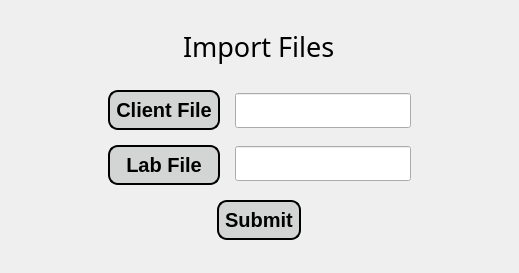
<?xml version="1.0" encoding="UTF-8"?>
<ui version="4.0">
 <class>importPage</class>
 <widget class="QMainWindow" name="importPage">
  <property name="geometry">
   <rect>
    <x>0</x>
    <y>0</y>
    <width>519</width>
    <height>273</height>
   </rect>
  </property>
  <property name="windowTitle">
   <string>Import files</string>
  </property>
  <widget class="QWidget" name="centralwidget">
   <layout class="QGridLayout" name="gridLayout">
    <item row="0" column="0">
     <widget class="QWidget" name="widget" native="true">
      <layout class="QGridLayout" name="gridLayout_2">
       <item row="0" column="0">
        <layout class="QVBoxLayout" name="verticalLayout_3">
         <property name="spacing">
          <number>15</number>
         </property>
         <property name="bottomMargin">
          <number>15</number>
         </property>
         <item alignment="Qt::AlignHCenter">
          <widget class="QLabel" name="headerLabel">
           <property name="sizePolicy">
            <sizepolicy hsizetype="Preferred" vsizetype="Expanding">
             <horstretch>0</horstretch>
             <verstretch>0</verstretch>
            </sizepolicy>
           </property>
           <property name="font">
            <font>
             <family>SimSun-ExtB</family>
             <pointsize>20</pointsize>
            </font>
           </property>
           <property name="text">
            <string>Import Files</string>
           </property>
          </widget>
         </item>
         <item>
          <layout class="QHBoxLayout" name="horizontalLayout_2">
           <item>
            <spacer name="horizontalSpacer_3">
             <property name="orientation">
              <enum>Qt::Horizontal</enum>
             </property>
             <property name="sizeHint" stdset="0">
              <size>
               <width>40</width>
               <height>20</height>
              </size>
             </property>
            </spacer>
           </item>
           <item>
            <layout class="QHBoxLayout" name="horizontalLayout">
             <item>
              <layout class="QVBoxLayout" name="verticalLayout_2">
               <property name="spacing">
                <number>15</number>
               </property>
               <item>
                <widget class="QPushButton" name="importClientFilebutton">
                 <property name="styleSheet">
                  <string notr="true">QPushButton{
background-color: rgb(211, 213, 213);
color:black;
border-style:outset;
border-width:2px;
border-radius:10px;
border-color: black;
font:bold 20px;
padding: 6;
}

QPushButton:hover{
background-color: rgb(83, 82, 82);
color: white;
}

QPushButton:pressed{
background-color: white;
}
</string>
                 </property>
                 <property name="text">
                  <string>Client File</string>
                 </property>
                </widget>
               </item>
               <item>
                <widget class="QPushButton" name="importLabFileButton">
                 <property name="styleSheet">
                  <string notr="true">QPushButton{
background-color: rgb(211, 213, 213);
color:black;
border-style:outset;
border-width:2px;
border-radius:10px;
border-color: black;
font:bold 20px;
padding: 6;
}

QPushButton:hover{
background-color: rgb(83, 82, 82);
color: white;
}

QPushButton:pressed{
background-color: white;
}
</string>
                 </property>
                 <property name="text">
                  <string>Lab File</string>
                 </property>
                </widget>
               </item>
              </layout>
             </item>
             <item>
              <layout class="QVBoxLayout" name="verticalLayout">
               <property name="spacing">
                <number>15</number>
               </property>
               <item>
                <widget class="QLineEdit" name="clientFilePathLine">
                 <property name="sizePolicy">
                  <sizepolicy hsizetype="Fixed" vsizetype="Fixed">
                   <horstretch>0</horstretch>
                   <verstretch>0</verstretch>
                  </sizepolicy>
                 </property>
                 <property name="font">
                  <font>
                   <family>SimSun-ExtB</family>
                   <pointsize>14</pointsize>
                  </font>
                 </property>
                </widget>
               </item>
               <item>
                <widget class="QLineEdit" name="labFilePathLine">
                 <property name="sizePolicy">
                  <sizepolicy hsizetype="Fixed" vsizetype="Fixed">
                   <horstretch>0</horstretch>
                   <verstretch>0</verstretch>
                  </sizepolicy>
                 </property>
                 <property name="font">
                  <font>
                   <family>SimSun-ExtB</family>
                   <pointsize>14</pointsize>
                  </font>
                 </property>
                </widget>
               </item>
              </layout>
             </item>
            </layout>
           </item>
           <item>
            <spacer name="horizontalSpacer_4">
             <property name="orientation">
              <enum>Qt::Horizontal</enum>
             </property>
             <property name="sizeHint" stdset="0">
              <size>
               <width>40</width>
               <height>20</height>
              </size>
             </property>
            </spacer>
           </item>
          </layout>
         </item>
         <item alignment="Qt::AlignHCenter">
          <widget class="QPushButton" name="submitButton">
           <property name="sizePolicy">
            <sizepolicy hsizetype="Fixed" vsizetype="Fixed">
             <horstretch>0</horstretch>
             <verstretch>0</verstretch>
            </sizepolicy>
           </property>
           <property name="styleSheet">
            <string notr="true">QPushButton{
background-color: rgb(211, 213, 213);
color:black;
border-style:outset;
border-width:2px;
border-radius:10px;
border-color: black;
font:bold 20px;
padding: 6;
}

QPushButton:hover{
background-color: rgb(83, 82, 82);
color: white;
}

QPushButton:pressed{
background-color: white;
}
</string>
           </property>
           <property name="text">
            <string>Submit</string>
           </property>
          </widget>
         </item>
        </layout>
       </item>
      </layout>
     </widget>
    </item>
   </layout>
  </widget>
 </widget>
 <resources/>
 <connections/>
</ui>
